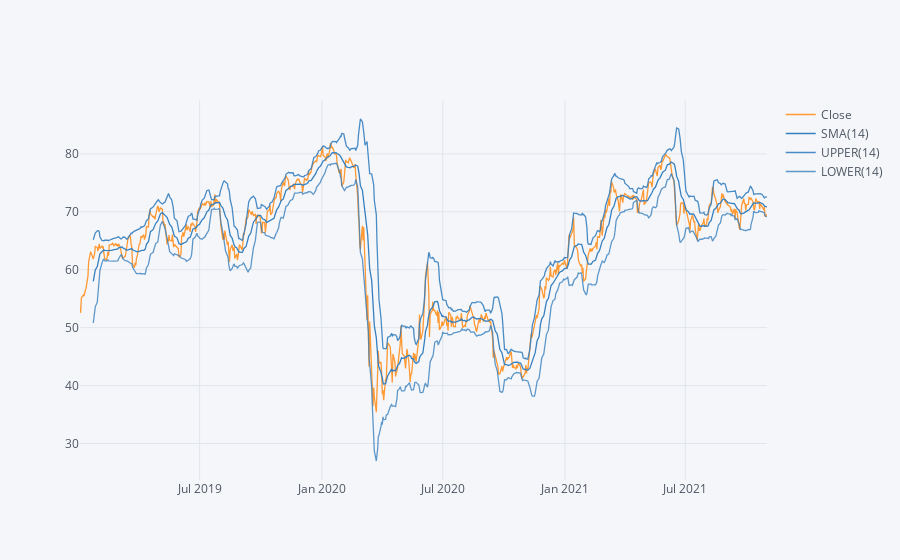

Write notebook code for a chart like this one.
### Code cell
c['Close'].loc['2019-01-01':'2021-11-01'].ta_plot(study='boll')

### Figure 1 — Plotly figure (JSON) as saved in the notebook; plotly's stock layout.template omitted (floating-point values rounded to 4 significant figures; data arrays with more than 128 entries replaced by an {"elided": "..."} marker saying what was removed)
{"data": [{"line": {"color": "rgba(255, 153, 51, 1.0)", "dash": "solid", "shape": "linear", "width": 1.3}, "mode": "lines", "name": "Close", "text": "", "type": "scatter", "x": {"elided": "715 str values"}, "y": {"elided": "715 float values"}}, {"line": {"color": "rgba(55, 128, 191, 1.0)", "dash": "solid", "shape": "linear", "width": 1.3}, "mode": "lines", "name": "SMA(14)", "text": "", "type": "scatter", "x": {"elided": "715 str values"}, "y": {"elided": "715 mixed values"}}, {"line": {"color": "rgba(55, 128, 191, 0.8999999999999999)", "dash": "solid", "shape": "linear", "width": 1.3}, "mode": "lines", "name": "UPPER(14)", "text": "", "type": "scatter", "x": {"elided": "715 str values"}, "y": {"elided": "715 mixed values"}}, {"line": {"color": "rgba(55, 128, 191, 0.7999999999999998)", "dash": "solid", "shape": "linear", "width": 1.3}, "mode": "lines", "name": "LOWER(14)", "text": "", "type": "scatter", "x": {"elided": "715 str values"}, "y": {"elided": "715 mixed values"}}], "layout": {"legend": {"bgcolor": "#F5F6F9", "font": {"color": "#4D5663"}}, "paper_bgcolor": "#F5F6F9", "plot_bgcolor": "#F5F6F9", "title": {"font": {"color": "#4D5663"}}, "xaxis": {"gridcolor": "#E1E5ED", "showgrid": true, "tickfont": {"color": "#4D5663"}, "title": {"font": {"color": "#4D5663"}, "text": ""}, "zerolinecolor": "#E1E5ED"}, "yaxis": {"gridcolor": "#E1E5ED", "showgrid": true, "tickfont": {"color": "#4D5663"}, "title": {"font": {"color": "#4D5663"}, "text": ""}, "zerolinecolor": "#E1E5ED"}}}
